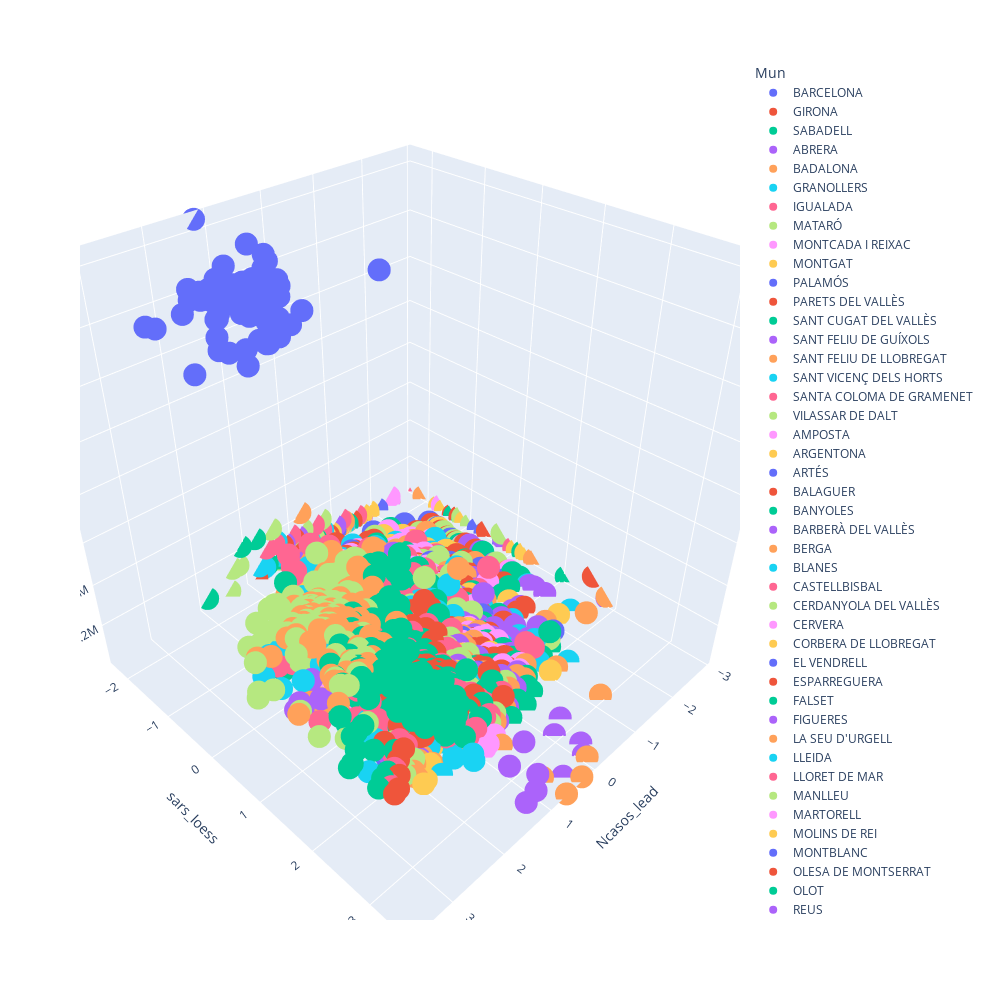

The code cell stored with this chart in its notebook:
### Code cell
fig = px.scatter_3d(df, x='Ncasos_lead', y='sars_loess', z='nHab',
              color='Mun', 
              range_x = [df['Ncasos_lead'].min(), df['Ncasos_lead'].max()],
              range_y = [df['sars_loess'].min(), df['sars_loess'].max()],
              range_z = [df['nHab'].min(), df['nHab'].max()],
              width=1000, height=1000)
fig.show()
